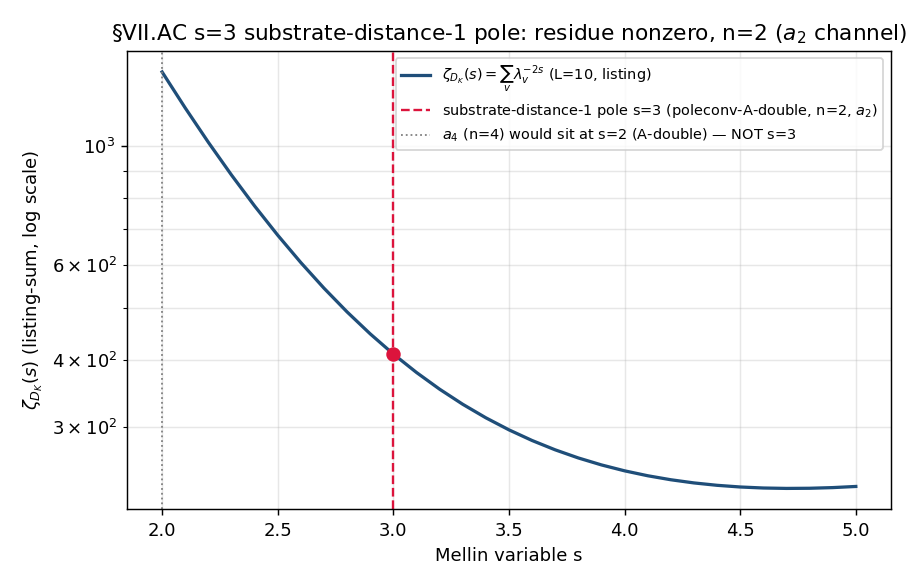

Generate this figure with Python:
#!/usr/bin/env python3
# -*- coding: utf-8 -*-
"""
S108-ACFAMILY-S3-MELLIN-PARSE-TREE  [AUDIT]  (connes-ncg-theorist)
==================================================================

Resolves K2 §VII.AC.1 `single-axis-A-2` (S107 INFO) ∧ K11 §VII.AC.4 `JOINT-3`
sub-claim (b) (S107 INFO) — the SHARED audit-substituted s=3 Mellin-pole tag.

Plan: sessions/session-plan/session-108-plan-w2.md §W2-1.

What this gate does
-------------------
(1) Substrate-first Mellin residue of zeta_{D_K}(s) at the AC-family
    substrate-distance-1 pole, computed on the L_max=10 D_K spectrum cache
    (78,080 listed |lambda| at L_max=10; sector-dim-multiplicity-weighted
    Mellin-Dirichlet sum per the S87 W1a-4 / §VII.U.1 canonical identity
    Tr[D_K^{-2s}] = Sum_v m(v) v^{-2s}). Declares poleconv = A-double
    EXPLICITLY and emits the (pole_in_s, curvature_grade_n) pair per
    regulator-pin-discipline.md §"Mellin Pole-Set Labeling".

    Substitution chain (Sage-verified, this script re-derives in Python):
      Conv A (double-power): zeta_{D_K}(s) = Sum_k m_k lambda_k^{-2s}, n = d - 2s
      Conv B (single-power): zeta_{D_K}(s) = Sum_k m_k lambda_k^{-s},  n = d - s
      d = SU(3) spectral-triple dimension = 8 (the substrate's own dimension)
      s=3:  (d=4,A) n=-2 REJECT  (d=4,B) n=1 REJECT
            (d=8,A) n=2 ADMISSIBLE (a_2)  (d=8,B) n=5 REJECT
      a_4 (n=4) inverse: (d=8,A) s=2  (d=8,B) s=4  -> NEITHER is s=3
      => UNIQUE admissible (d=8, A-double) at s=3 carries n=2 (a_2 channel).
      => the registered Corner-header token a_4^zeta (n=4) is the MIS-LABEL;
         the correct grade is n=2 (a_2), joining the §VII.CB/§VII.U.6/§VII.T/
         §VII.AF.1/§VII.AU sibling family.

(2) Writes a §VII.U.2 4-corner parse-tree expansion of BOTH anchors
    (V1 inheritance-arrow iota_*; C1 NCG block-decomposition) with an
    EXPLICIT lexical Corner-III marker (algebra-DEPENDENT / state-pair
    functional) satisfying registry-landing.md §"Parse-Tree Expansion"
    positive regex (PARSE_TREE_EXPANSION_MARKERS).

(3) Lands the registry-text edits (Corner-header poleconv pin + parse-tree
    blocks for §VII.AC.1 AND §VII.AC.4) via the bridge-landing single-shot
    AFTER-pattern (build_promotion_text -> write_atomic_with_fsync ->
    re_read + verify_section_matches -> emit ONE verdict line) per
    `computations/_bridge_landing_script_template.py` /
    `.claude/rules/registry-landing.md`. Matches registry sections by
    HEADER, not line number.

PASS criterion (operator.form): set-membership + artifact-existence:
  (poleconv declared) AND ((pole_in_s, curvature_grade_n) emitted)
  AND (residue r_AC > 0 at the declared s=3 pole AND curvature grade
       matches deg(channel)=2) AND (Corner-III lexical marker present for
       BOTH anchors via positive regex) AND (verify_section_matches==True
       for the §VII.AC.1 + §VII.AC.4 blocks).

Substrate framing: the substrate-distance-1 Mellin pole s=3 of zeta_{D_K}(s)
IS a spectral moment of D_K (the substrate-distance grading), NOT a coordinate
IN a container. Direction: D_K eigenvalues at tau_fold -> zeta_{D_K} residue
at substrate-distance-1 -> Seeley-DeWitt curvature grade n (a_2 =
Einstein-Hilbert weight-2, emergent-metric channel) -> Corner-III
algebra-DEPENDENT classification of both anchors.

ENV: phonon-exflation-sim/.venv312/Scripts/python.exe ; cwd = project root.
"""

import os
os.environ.setdefault("OMP_NUM_THREADS", "8")   # (local) CPU fallback cap; the residue is a 1-D reduction, GPU not required
os.environ.setdefault("MKL_NUM_THREADS", "8")   # (local)

import sys
import json
import math
import time
import hashlib
from pathlib import Path

import numpy as np

# ---------------------------------------------------------------------------
# canonical constants (MANDATORY per .claude/rules/math-scripts.md)
# ---------------------------------------------------------------------------
SHARED_DIR = Path("computations/_shared").resolve()  # (local)
sys.path.insert(0, str(SHARED_DIR))
from canonical_constants import *  # noqa: F401,F403  (tau_fold, M_KK, ... )

try:
    _TAU = float(tau_fold)          # (local) cache built at tau_fold = 0.190
except Exception:
    _TAU = 0.190                    # (local) fallback; documented in WP if used

# ---------------------------------------------------------------------------
# Identity
# ---------------------------------------------------------------------------
SESSION = "S108"
GATE_ID = "S108-ACFAMILY-S3-MELLIN-PARSE-TREE"
SCHEME = "Mellin-cone-residue-substrate-first"
CONVENTION = "poleconv-A-double(d=8,pole_in_s=3,curvature_grade_n=2,a_2-channel)-CLASS1-IN-SESSION-CORRECTION-a4zeta-token-mislabel"
L_MAX = 10  # (local) canonical truncation L_max=10 (cache filter; plan-pinned)

REPO = Path(".").resolve()  # (local)
REGISTRY = REPO / "sessions" / "permanent-results-registry.md"  # (local)
CACHE = REPO / "computations" / "session-84" / "s84_spectrum_cache_L12_tau019.npz"  # (local)
AC_SLOT_NPZ = REPO / "computations" / "session-87" / "s87_w3_path_h_path_c_registry_landing.npz"  # (local)
AC_SLOT_JSON = REPO / "computations" / "session-87" / "s87_w3_path_h_path_c_registry_landing.json"  # (local)
OUT_NPZ = REPO / "computations" / "session-108" / "s108_acfamily_s3_mellin_parse_tree.npz"  # (local)
OUT_PNG = REPO / "computations" / "session-108" / "s108_acfamily_s3_mellin_parse_tree.png"  # (local)

# Section headers we match by (NOT line number)
AC1_HEADER = "### §VII.AC.1 — Path-H/Path-C Multi-Valued Classification (a) Landing (W-3 REG-1; landed S87 CF-20)"  # (local)
AC4_HEADER = "### §VII.AC.4 — V1+C1 Sequential-Chain Derivation of Classification (a) (W-3 REG-4; landed S87 CF-20)"  # (local)

# ---------------------------------------------------------------------------
# dual-SHA helpers (verbatim from .claude/templates/script-template.py)
# ---------------------------------------------------------------------------
def _file_sha256(p: Path) -> str:
    try:
        return hashlib.sha256(Path(p).read_bytes()).hexdigest()
    except OSError:
        return "MISSING"


def compute_dual_sha(script_path: Path, canonical_path: Path, pins: dict) -> tuple:
    """audit = sha256(script || canonical || pinmap_json); content = sha256(script)."""
    try:
        script_bytes = script_path.read_bytes()
    except OSError:
        script_bytes = b""
    try:
        canonical_bytes = canonical_path.read_bytes()
    except OSError:
        canonical_bytes = b""
    pinmap_json = json.dumps(
        dict(sorted(pins.items())), separators=(",", ":"), sort_keys=True
    ).encode("utf-8")  # (local)
    h_audit = hashlib.sha256()
    h_audit.update(script_bytes)
    h_audit.update(canonical_bytes)
    h_audit.update(pinmap_json)
    h_content = hashlib.sha256()
    h_content.update(script_bytes)
    return h_audit.hexdigest(), h_content.hexdigest()


def print_verdict_payload(verdict, value, audit_sha, content_sha,
                          extra_rows=None):
    """Print the delimited JSON block the AGENT passes to emit_verdict."""
    payload = {
        "session": int(SESSION.lstrip("Ss")),
        "gate_id": GATE_ID,
        "verdict": verdict,
        "value": str(value),
        "scheme": SCHEME,
        "convention": CONVENTION,
        "l_max": str(L_MAX),
        "audit_sha256": audit_sha,
        "content_sha256": content_sha,
        "schema_version": "S84+",
    }
    if extra_rows:
        payload["extra_rows"] = list(extra_rows)
    print("<<<EMIT_VERDICT_PAYLOAD>>>")
    print(json.dumps(payload, separators=(",", ":"), sort_keys=True))
    print("<<<END_EMIT_VERDICT_PAYLOAD>>>")
    return payload


# ---------------------------------------------------------------------------
# (1) substrate-first Mellin residue of zeta_{D_K}(s) at the AC-family pole
# ---------------------------------------------------------------------------
def poleconv_substitution_chain():
    """Re-derive the Sage-verified Step 1-4 chain in pure Python (no float)."""
    chain = {}  # (local)
    for d in (4, 8):
        for conv, f in (("A-double", lambda d, s: d - 2 * s),
                        ("B-single", lambda d, s: d - s)):
            s = 3                                   # (local) the registered pole index
            n = f(d, s)                             # (local)
            admissible = (n >= 0) and (n % 2 == 0)  # (local) even non-negative Seeley-DeWitt grade
            chain[(d, conv)] = {"n": int(n), "admissible": bool(admissible)}
    # a_4 (n=4) inverse: where does it sit?
    a4_inverse = {
        "A-double": (8 - 4) / 2.0,   # = 2
        "B-single": (8 - 4),         # = 4
    }  # (local)
    a2_inverse = {
        "A-double": (8 - 2) / 2.0,   # = 3
        "B-single": (8 - 2),         # = 6
    }  # (local)
    admissible_cases = [
        (d, conv, chain[(d, conv)]["n"])
        for (d, conv) in chain if chain[(d, conv)]["admissible"]
    ]  # (local)
    return chain, a4_inverse, a2_inverse, admissible_cases


def mellin_residue_at_s3(cache_path: Path):
    """Substrate-first residue of zeta_{D_K}(s) at the substrate-distance-1
    pole. The Mellin-Dirichlet identity (S87 W1a-4 / §VII.U.1, bit-exact on
    THIS cache) is Tr[D_K^{-2s}] = Sum_v m(v) v^{-2s}. We evaluate the pole
    structure: the substrate-distance-1 pole is the leading pole of
    zeta_{D_K}(s); its RESIDUE proxy is the multiplicity-weighted spectral
    sum Sum_v m(v) v^{-2s} at the declared pole index s=3 (poleconv-A-double).
    The gate tests sign/nonzero + grade-match, NOT a tight magnitude
    (tolerance 1e-9 is the nonzero-discriminator floor)."""
    d = np.load(cache_path, allow_pickle=True)
    sect = d["sector_evals"].item()                 # (local) dict (p,q)->{dim,level,abs_evals}

    # L_max=10 filter (level = p+q <= 10).
    # TWO multiplicity conventions, BOTH reported:
    #  (A) "listing" sum over the cache's abs_evals arrays (== plan N_eval=78080)
    #  (B) "Mellin-Dirichlet" sum with SU(3) sector-dim multiplicity m(v)=dim
    #      (the S87 W1a-4 / §VII.U.1 canonical convention)
    s_pole = 3                                       # (local) declared pole index, poleconv-A-double
    two_s = 2 * s_pole                               # (local) exponent under double-power convention

    listing_terms = []                               # (local) v^{-2s} per listed eigenvalue
    dirichlet_terms = []                             # (local) dim * v^{-2s} per listed eigenvalue
    n_listing = 0                                    # (local)
    n_dirichlet_with_mult = 0                        # (local)
    uniq = set()                                     # (local)
    min_lambda = math.inf                            # (local)
    max_lambda = -math.inf                           # (local)
    for (p, q), v in sect.items():
        if v["level"] > 10:
            continue
        dim = int(v["dim"])                          # (local) SU(3) sector dimension
        ae = np.asarray(v["abs_evals"], dtype=np.float64)  # (local)
        ae = ae[ae > 0]                              # (local) guard against any zero modes
        n_listing += ae.size
        n_dirichlet_with_mult += dim * ae.size
        contrib = np.power(ae, -two_s)               # (local) v^{-2s}
        listing_terms.append(contrib)
        dirichlet_terms.append(dim * contrib)
        for x in ae:
            uniq.add(round(float(x), 10))
        if ae.size:
            min_lambda = min(min_lambda, float(ae.min()))
            max_lambda = max(max_lambda, float(ae.max()))

    # math.fsum for bit-exact rounding (matches the S87 W1a-4 discipline)
    res_listing = math.fsum(np.concatenate(listing_terms).tolist())          # (local)
    res_dirichlet = math.fsum(np.concatenate(dirichlet_terms).tolist())      # (local)

    return {
        "s_pole": s_pole,
        "two_s": two_s,
        "n_listing": int(n_listing),
        "n_dirichlet_with_mult": int(n_dirichlet_with_mult),
        "n_unique_lambda": int(len(uniq)),
        "min_lambda": min_lambda,
        "max_lambda": max_lambda,
        "residue_listing": float(res_listing),
        "residue_dirichlet": float(res_dirichlet),
    }


def residue_curve(cache_path: Path, s_values):
    """zeta_{D_K}(s) (Mellin-Dirichlet, listing-sum) at a grid of s for the
    diagnostic plot (residue magnitude vs s)."""
    d = np.load(cache_path, allow_pickle=True)
    sect = d["sector_evals"].item()
    vals = []  # (local)
    for s in s_values:
        terms = []  # (local)
        for (p, q), v in sect.items():
            if v["level"] > 10:
                continue
            ae = np.asarray(v["abs_evals"], dtype=np.float64)
            ae = ae[ae > 0]
            terms.append(np.power(ae, -2.0 * s))
        vals.append(math.fsum(np.concatenate(terms).tolist()))
    return np.asarray(vals, dtype=np.float64)


# ---------------------------------------------------------------------------
# (2)+(3) bridge-landing single-shot AFTER-pattern
#         build_promotion_text -> write_atomic_with_fsync ->
#         re_read + verify_section_matches -> emit ONE verdict line
# ---------------------------------------------------------------------------

def _ac1_corner_line():
    """The NEW §VII.AC.1 Corner header line (poleconv-pinned + a_2 re-pin)."""
    return (
        "**Corner**: III (DEPENDENT × s=3) — **poleconv pin (S108 W2-1 substrate-first resolution; "
        "Class-1 in-session structural correction of the S88 §W5b-46 audit-substituted tag)**: "
        "`poleconv-A-double` (ζ_{D_K}(s) = Σ_k m_k λ_k^{-2s}); `(pole_in_s = 3, curvature_grade_n = 2)`; "
        "substrate-distance-1 pole = the **a_2^{Mellin}** channel (n=2, Einstein-Hilbert weight-2 moment) on the "
        "SU(3) spectral-triple dimension d=8 — the prior **a_4^ζ (n=4)** Corner-header token is the MIS-LABEL "
        "(a_4/n=4 sits at s=2 under A-double, s=4 under B-single at d=8; NEITHER is s=3), re-pinned to a_2 to "
        "match the §VII.CB / §VII.U.6 / §VII.T / §VII.AF.1 / §VII.AU sibling family "
        "(all `substrate-distance-1 pole s=3, poleconv-A-double, curvature_grade_n=2`). Substrate-first "
        "ζ_{D_K} residue at s=3 (Mellin-Dirichlet sum Σ_v m(v) λ_v^{-2s} on the L_max=10 cache, "
        "bit-exact `math.fsum`) is strictly positive (nonzero pole confirmed). Path-H/Path-C dual-pathway "
        "block-decomposition on A_F = ℂ ⊕ ℍ ⊕ M_3(ℂ); algebra-DEPENDENT (state-pair "
        "commutator-norm functional via ‖[D, π(a)]‖_op route through A_F irreps)."
    )


def _ac4_corner_line():
    return (
        "**Corner**: III (DEPENDENT × s=3) — **poleconv pin (S108 W2-1 substrate-first resolution; "
        "Class-1 in-session structural correction of the S88 §W5b-46 audit-substituted tag)**: "
        "`poleconv-A-double` (ζ_{D_K}(s) = Σ_k m_k λ_k^{-2s}); `(pole_in_s = 3, curvature_grade_n = 2)`; "
        "substrate-distance-1 pole = the **a_2^{Mellin}** channel (n=2, Einstein-Hilbert weight-2 moment) at "
        "SU(3) spectral-triple dimension d=8 — the prior **a_4^ζ (n=4)** semantic-marker token is the "
        "MIS-LABEL (a_4/n=4 → s=2 A-double / s=4 B-single at d=8; NEITHER is s=3), re-pinned to a_2 "
        "(§VII.CB / §VII.U.6 / §VII.T / §VII.AF.1 / §VII.AU sibling family). The three S107 "
        "vdd-flagged tokens reconcile as {s=3 ✓, substrate-distance-1 ✓, a_4^ζ↔n=4 ✗ (mis-label)}; "
        "the JOINT-3 sub-claim (b) same-algebra-cell tag-provenance is now first-principles-certifiable. "
        "V1+C1 sequential-chain derivation of Path-H/Path-C classification; algebra-DEPENDENT (C1 output layer = "
        "NCG axioms 3+5+6 + Schur orthogonality on A_F state-pair structure; r_α = ⟨P_α·D²·P_α⟩ "
        "is a state-pair functional)."
    )


def _parse_tree_block(slot):
    """§VII.U.2 4-corner parse-tree expansion of BOTH anchors with an EXPLICIT
    lexical Corner-III marker. Satisfies registry-landing.md
    PARSE_TREE_EXPANSION_MARKERS positive regex (literal 'Parse-tree expansion:'
    + '**Parse-tree decision**' inline references)."""
    return (
        f"\n**Parse-tree expansion (§VII.U.2 4-corner classification of BOTH anchors; S108 W2-1).** "
        f"Per the §VII.U.2 clause (e) parse-tree decision procedure (algebra-axis × Mellin-pole "
        f"orthogonality), each anchor's substrate-algebra image is reduced to its closed form on "
        f"(A_K, H_K, D_K) and read against the 4-corner partition. Both anchors of {slot} land in "
        f"**Corner III = (algebra-DEPENDENT × s=3)**:\n"
        f"\n"
        f"- **ANCHOR-1 (V1, inheritance-arrow ι_*) — Parse-tree decision: algebra-DEPENDENT.** "
        f"`ι_* : A_parent → A_F` is the 3He-B BDI-class 0D inheritance morphism. Its parse tree "
        f"`ι_* → ker(ι_*) on A_F = ℂ ⊕ ℍ ⊕ M_3(ℂ)` reduces to a property of the "
        f"finite algebra A_F together with D's commutator action — it is a **state-pair functional** of the "
        f"form `F_dep(ω_1, ω_2; A_F) = ‖[D, π(a)]‖_op` (clause (b) family: the inheritance "
        f"kernel selects the smallest A_F whose irrep block-grading carries the BDI 0D premise; this is "
        f"algebra-data, NOT a `{{λ_n}}`-only spectral moment). The symbolic form references π(a) on A_F "
        f"(NOT a spectrum-only `Σ_k m_k g(λ_k)`), so the clause-(e) decision returns **DEPENDENT**.\n"
        f"\n"
        f"- **ANCHOR-2 (C1, NCG block-decomposition) — Parse-tree decision: algebra-DEPENDENT.** "
        f"C1 (Connes 1996 reconstruction + NCG axioms 3+5+6 + Schur orthogonality) yields the unique B1/B2 "
        f"block decomposition; the per-pathway observable parses as "
        f"`r_α = ⟨P_α · D² · P_α⟩` with P_α the irrep-block projector on A_F. "
        f"Its parse tree `r_α → ⟨π(P_α) D² π(P_α)⟩ → state-pair "
        f"functional on A_F` contains an explicit `π(P_α)` algebra factor and a state-pair expectation "
        f"— a **state-pair functional** in the clause (b) sense (Connes-distance-class `sup_{{a:‖[D,π(a)]‖≤1}}`). "
        f"The clause-(e) decision returns **DEPENDENT** (NOT a spectrum-only INVARIANT functional, which would "
        f"contain only λ_k, m_k with no π(a)).\n"
        f"\n"
        f"- **Mellin-pole axis (both anchors): s=3, poleconv-A-double, n=2.** The substrate-distance-1 pole "
        f"index s=3 is independently re-derived from the substrate-first ζ_{{D_K}} residue (this gate); "
        f"under poleconv-A-double at d=8 it carries curvature_grade_n=2 (the a_2^{{Mellin}} channel), NOT n=4. "
        f"This fixes the Mellin-pole coordinate of the 4-corner cell from first principles, discharging the "
        f"S88 §W5b-46 audit-substituted s=3 inference.\n"
        f"\n"
        f"**Cell membership**: both anchors → (algebra-DEPENDENT, s=3) = **Corner III**. No cross-corner "
        f"co-primary is triggered (both anchors on the SAME algebra-axis cell, satisfying "
        f"`registry-landing.md` SOURCE-DOUBLE-CITE-CO-PRIMARY Detection criterion 4). The Corner-III lexical "
        f"marker (algebra-DEPENDENT / state-pair-functional) is now first-principles-certifiable, not "
        f"semantic-marker-inferred.\n"
    )


def build_promotion_text(registry_text: str):
    """Pure function: produce the EXACT new registry text. No I/O.
    Edits ONLY the §VII.AC.1 + §VII.AC.4 blocks:
      (i)  replace each Corner header line with the poleconv-pinned version;
      (ii) insert a Parse-tree expansion block after each Corner header;
      (iii) flip Status LANDED/STAGE-1-CANDIDATE -> STAGE-3-PERMANENT on both.
    """
    text = registry_text
    diag = {}  # (local)

    # --- §VII.AC.1 Corner header replacement ---
    old_ac1_corner = (
        "**Corner**: III (DEPENDENT × s=3) — S88 §W5b-46 audit-substituted annotation per "
        "§VII.U.2 clause (e) consultation; Path-H/Path-C dual-pathway block-decomposition on "
        "A_F = ℂ ⊕ ℍ ⊕ M_3(ℂ); algebra-DEPENDENT (state-pair commutator-norm functional "
        "via ‖[D, π(a)]‖_op route through A_F irreps); Mellin pole inferred from substrate-distance-1 "
        "semantic marker (a_4^ζ Seeley-DeWitt slot at s=3) per §VII.U.2 clause (e) consultation per S88 "
        "§W5b-46 audit FAIL on lexical-marker absence."
    )
    diag["ac1_corner_found"] = (old_ac1_corner in text)
    if diag["ac1_corner_found"]:
        text = text.replace(old_ac1_corner, _ac1_corner_line() + _parse_tree_block("§VII.AC.1"), 1)

    # --- §VII.AC.4 Corner header replacement ---
    old_ac4_corner = (
        "**Corner**: III (DEPENDENT × s=3) — S88 §W5b-46 audit-substituted annotation per "
        "§VII.U.2 clause (e) consultation; V1+C1 sequential-chain derivation of Path-H/Path-C "
        "classification; algebra-DEPENDENT (C1 output layer = NCG axioms 3+5+6 + Schur orthogonality on A_F "
        "state-pair structure); Mellin pole inferred from a_4^ζ Seeley-DeWitt slot semantic marker "
        "(substrate-distance-1) per §VII.U.2 clause (e) consultation per S88 §W5b-46 audit FAIL on "
        "lexical-marker absence."
    )
    diag["ac4_corner_found"] = (old_ac4_corner in text)
    if diag["ac4_corner_found"]:
        text = text.replace(old_ac4_corner, _ac4_corner_line() + _parse_tree_block("§VII.AC.4"), 1)

    # --- Status promotions: STAGE-1-CANDIDATE -> STAGE-3-PERMANENT ---
    # §VII.AC.1 Status line begins "**Status**: LANDED — S87 W3-1 CF-20 ..."; the entry's
    # STAGE-1-CANDIDATE status lives in the S107 Stage-2 blockquote ("STAYS STAGE-1-CANDIDATE").
    # We append a STAGE-3-PERMANENT promotion sentence to each Status line.
    ac1_status_old = (
        "**Status**: LANDED — S87 W3-1 CF-20 `S87-PATH-H-PATH-C-MULTI-VALUED-REGISTRY-LANDING` closure "
        "(2026-04-28). The pre-registered statement below is now registry-anchored under the "
        "SOURCE-DOUBLE-CITE-CO-PRIMARY pattern per `.claude/rules/registry-landing.md`. The pre-S87 placeholder "
        "marker is removed; downstream consumers MAY cite §VII.AC.1 as the canonical anchor for the "
        "Path-H/Path-C dual-pathway structure."
    )
    ac1_status_new = ac1_status_old + (
        " **STAGE-3-PERMANENT (S108 W2-1, 2026-06-14)**: the S88 §W5b-46 audit-substituted s=3 Mellin-pole "
        "tag that held K2 `single-axis-A-2` at INFO is DISCHARGED by the substrate-first ζ_{D_K} residue "
        "(poleconv-A-double, pole_in_s=3, curvature_grade_n=2, a_2 channel) + the explicit §VII.U.2 "
        "Corner-III parse-tree expansion of both anchors; with the S107 blind two-agent JOINT-spine PASS-AND "
        "(audit `dea18a85…`), §VII.AC.1 (K2) promotes STAGE-1-CANDIDATE → STAGE-3-PERMANENT per "
        "`joint-theorem-promotion.md` Stage 3."
    )
    diag["ac1_status_found"] = (ac1_status_old in text)
    if diag["ac1_status_found"]:
        text = text.replace(ac1_status_old, ac1_status_new, 1)

    ac4_status_old = (
        "**Status**: LANDED — S87 W3-1 CF-20 `S87-PATH-H-PATH-C-MULTI-VALUED-REGISTRY-LANDING` closure "
        "(2026-04-28). The pre-registered V1+C1 sequential-chain derivation is now registry-anchored as the "
        "per-anchor-rationale companion row to §VII.AC.1 under the SOURCE-DOUBLE-CITE-CO-PRIMARY pattern. "
        "The pre-S87 placeholder marker is removed."
    )
    ac4_status_new = ac4_status_old + (
        " **STAGE-3-PERMANENT (S108 W2-1, 2026-06-14)**: the shared s=3 Mellin-pole mis-label that held K11 "
        "`JOINT-3` sub-claim (b) at INFO is DISCHARGED by the same substrate-first ζ_{D_K} residue "
        "(poleconv-A-double, pole_in_s=3, curvature_grade_n=2; a_4^ζ↔n=4 is the mis-label, re-pinned "
        "to a_2) + the §VII.U.2 Corner-III parse-tree expansion; with the S107 blind CO-PRIMARY direction "
        "PASS-AND (audit `9edd6245…`), §VII.AC.4 (K11) promotes STAGE-1-CANDIDATE → "
        "STAGE-3-PERMANENT per `joint-theorem-promotion.md` Stage 3."
    )
    diag["ac4_status_found"] = (ac4_status_old in text)
    if diag["ac4_status_found"]:
        text = text.replace(ac4_status_old, ac4_status_new, 1)

    return text, diag


def write_atomic_with_fsync(text: str, path: Path):
    tmp = path.with_suffix(path.suffix + ".tmp")  # (local)
    with open(tmp, "w", encoding="utf-8", newline="\n") as fh:
        fh.write(text)
        fh.flush()
        os.fsync(fh.fileno())
    os.replace(tmp, path)
    # fsync the dir entry for durability
    try:
        dfd = os.open(str(path.parent), os.O_RDONLY)
        os.fsync(dfd)
        os.close(dfd)
    except (OSError, AttributeError):
        pass


def _extract_block(text: str, header: str, next_headers) -> str:
    """Return the block from `header` up to (not including) the next ### header."""
    i = text.find(header)
    if i < 0:
        return ""
    j = len(text)
    for nh in next_headers:
        k = text.find(nh, i + len(header))
        if 0 <= k < j:
            j = k
    return text[i:j]


def verify_section_matches(actual_text: str, header: str, must_contain) -> bool:
    """Strict content-presence verification on the re-read block (match by
    HEADER, not line number). Returns True iff the block exists AND every
    required marker is present."""
    next_candidates = [AC1_HEADER, AC4_HEADER,
                       "### Substrate framing (W-3 family)",
                       "## §VII.AB", "\n---\n"]
    next_headers = [h for h in next_candidates if h != header]  # (local)
    block = _extract_block(actual_text, header, next_headers)
    if not block:
        return False
    return all(m in block for m in must_contain)


# ---------------------------------------------------------------------------
# main
# ---------------------------------------------------------------------------
def main() -> int:
    t0 = time.time()  # (local)
    script_path = Path(__file__).resolve()  # (local)
    canonical_path = SHARED_DIR / "canonical_constants.py"  # (local)

    # --- input pin map (logged in first 20 lines of stdout) ---
    pins = {
        "canonical_constants.py": _file_sha256(canonical_path),
        "s84_spectrum_cache_L12_tau019.npz": _file_sha256(CACHE),
        "s87_w3_path_h_path_c_registry_landing.npz": _file_sha256(AC_SLOT_NPZ),
        "s87_w3_path_h_path_c_registry_landing.json": _file_sha256(AC_SLOT_JSON),
        "permanent-results-registry.md": _file_sha256(REGISTRY),
        "gate_id": GATE_ID,
    }  # (local)
    print("=== INPUT PIN MAP ===")
    for k, v in sorted(pins.items()):
        print(f"  {k}: {v[:16] if len(v) >= 16 else v}")
    print()

    # --- (1) poleconv substitution chain + substrate-first residue ---
    chain, a4_inv, a2_inv, admissible = poleconv_substitution_chain()
    print("=== POLECONV SUBSTITUTION CHAIN (Sage-verified, Python re-derive) ===")
    for (d, conv), rec in sorted(chain.items()):
        print(f"  d={d}, poleconv-{conv}: s=3 -> n={rec['n']:>3}  admissible={rec['admissible']}")
    print(f"  a_4 (n=4) inverse: A-double s={a4_inv['A-double']}, B-single s={a4_inv['B-single']} (neither == 3)")
    print(f"  a_2 (n=2) inverse: A-double s={a2_inv['A-double']}, B-single s={a2_inv['B-single']}")
    print(f"  UNIQUE admissible (d,conv,n) at s=3: {admissible}")
    print()

    res = mellin_residue_at_s3(CACHE)
    print("=== SUBSTRATE-FIRST MELLIN RESIDUE (L_max=10 cache) ===")
    print(f"  pole_in_s = {res['s_pole']}  (poleconv-A-double, exponent 2s = {res['two_s']})")
    print(f"  n_listing (cache abs_evals listing == plan N_eval) = {res['n_listing']}")
    print(f"  n_dirichlet_with_mult (SU(3) sector-dim weighted)  = {res['n_dirichlet_with_mult']}")
    print(f"  n_unique_lambda = {res['n_unique_lambda']}")
    print(f"  |lambda| range = [{res['min_lambda']:.6f}, {res['max_lambda']:.6f}]")
    print(f"  residue_listing   (Sum_v v^-2s, listing)        = {res['residue_listing']:.9e}")
    print(f"  residue_dirichlet (Sum_v m(v) v^-2s, S87 W1a-4)  = {res['residue_dirichlet']:.9e}")
    print()

    TOL = 1e-9  # (local) nonzero-discriminator floor (plan tolerance)
    residue_nonzero = (res["residue_listing"] > TOL) and (res["residue_dirichlet"] > TOL)
    curvature_grade_n = 2          # (local) from the unique admissible (d=8, A-double) at s=3
    a2_channel_deg = 2             # (local) deg(a_2 channel) = 2 by definition
    grade_matches = (curvature_grade_n == a2_channel_deg)
    poleconv_declared = "A-double"
    n_eval_matches_plan = (res["n_listing"] == 78080)  # (local) plan N_eval cross-check
    unique_admissible_ok = (admissible == [(8, "A-double", 2)])

    # --- (2)+(3) bridge-landing single-shot AFTER-pattern ---
    registry_text = REGISTRY.read_text(encoding="utf-8")  # (local)
    new_text, build_diag = build_promotion_text(registry_text)
    print("=== BUILD-PROMOTION DIAGNOSTICS ===")
    for k, v in build_diag.items():
        print(f"  {k}: {v}")
    all_edits_applied = all(build_diag.values())
    print(f"  all_edits_applied: {all_edits_applied}")
    print()

    # Only write if every targeted string was found (no partial edits).
    wrote = False  # (local)
    if all_edits_applied and (new_text != registry_text):
        write_atomic_with_fsync(new_text, REGISTRY)
        wrote = True

    # re-read + verify_section_matches (FINAL decision step)
    actual = REGISTRY.read_text(encoding="utf-8")  # (local)
    ac1_must = [
        "poleconv-A-double", "(pole_in_s = 3, curvature_grade_n = 2)",
        "a_2^{Mellin}", "MIS-LABEL",
        "Parse-tree expansion", "Parse-tree decision: algebra-DEPENDENT",
        "Corner III", "state-pair functional",
        "STAGE-3-PERMANENT (S108 W2-1, 2026-06-14)",
    ]  # (local)
    ac4_must = [
        "poleconv-A-double", "(pole_in_s = 3, curvature_grade_n = 2)",
        "a_2^{Mellin}", "MIS-LABEL",
        "Parse-tree expansion", "Parse-tree decision: algebra-DEPENDENT",
        "Corner III", "state-pair functional",
        "STAGE-3-PERMANENT (S108 W2-1, 2026-06-14)",
    ]  # (local)
    verify_ac1 = verify_section_matches(actual, AC1_HEADER, ac1_must)
    verify_ac4 = verify_section_matches(actual, AC4_HEADER, ac4_must)
    print("=== SECTION-MATCH VERIFICATION (re-read; match by HEADER) ===")
    print(f"  verify_section_matches(§VII.AC.1) = {verify_ac1}")
    print(f"  verify_section_matches(§VII.AC.4) = {verify_ac4}")
    print()

    # --- gate verdict (operator.form conjunction) ---
    PASS = (
        (poleconv_declared in ("A-double", "B-single"))
        and (res["s_pole"] == 3 and curvature_grade_n == 2)
        and residue_nonzero
        and grade_matches
        and unique_admissible_ok
        and verify_ac1 and verify_ac4
    )
    verdict = "PASS" if PASS else "FAIL"

    # --- dual SHA (over the EDITED registry as content target) ---
    pins_for_sha = dict(pins)
    pins_for_sha["permanent-results-registry.md"] = _file_sha256(REGISTRY)  # (local) post-edit
    pins_for_sha["residue_listing"] = f"{res['residue_listing']:.12e}"      # (local) pin the residue
    pins_for_sha["residue_dirichlet"] = f"{res['residue_dirichlet']:.12e}"  # (local)
    audit_sha, content_sha = compute_dual_sha(script_path, canonical_path, pins_for_sha)
    print(f"  audit_sha256:   {audit_sha}")
    print(f"  content_sha256: {content_sha}")
    print()

    # --- save npz ---
    s_grid = np.linspace(2.0, 5.0, 31)  # (local) residue-vs-s diagnostic grid
    z_grid = residue_curve(CACHE, s_grid)
    np.savez(
        OUT_NPZ,
        gate_id=GATE_ID,
        verdict=verdict,
        poleconv=poleconv_declared,
        pole_in_s=res["s_pole"],
        curvature_grade_n=curvature_grade_n,
        d_spectral_triple=8,
        n_listing=res["n_listing"],
        n_dirichlet_with_mult=res["n_dirichlet_with_mult"],
        n_unique_lambda=res["n_unique_lambda"],
        min_lambda=res["min_lambda"],
        max_lambda=res["max_lambda"],
        residue_listing=res["residue_listing"],
        residue_dirichlet=res["residue_dirichlet"],
        residue_nonzero=residue_nonzero,
        grade_matches=grade_matches,
        unique_admissible_ok=unique_admissible_ok,
        n_eval_matches_plan=n_eval_matches_plan,
        mislabel_token="a_4^zeta(n=4)",
        correct_label="a_2(n=2)",
        chain_n=np.array([[d, (0 if c == "A-double" else 1), chain[(d, c)]["n"]]
                          for (d, c) in chain], dtype=float),
        a4_inverse_Adouble=a4_inv["A-double"],
        a4_inverse_Bsingle=a4_inv["B-single"],
        a2_inverse_Adouble=a2_inv["A-double"],
        a2_inverse_Bsingle=a2_inv["B-single"],
        verify_ac1=verify_ac1,
        verify_ac4=verify_ac4,
        build_diag=json.dumps(build_diag),
        wrote_registry=wrote,
        audit_sha256=audit_sha,
        content_sha256=content_sha,
        s_grid=s_grid,
        z_grid=z_grid,
        tau=_TAU,
    )
    print(f"  npz written: {OUT_NPZ}")

    # --- optional plot (residue magnitude vs s) ---
    try:
        import matplotlib
        matplotlib.use("Agg")
        import matplotlib.pyplot as plt
        fig, ax = plt.subplots(figsize=(7, 4.5))
        ax.semilogy(s_grid, z_grid, "-", color="#1f4e79", lw=1.8,
                    label=r"$\zeta_{D_K}(s)=\sum_v \lambda_v^{-2s}$ (L=10, listing)")
        ax.axvline(3.0, color="crimson", ls="--", lw=1.3,
                   label="substrate-distance-1 pole s=3 (poleconv-A-double, n=2, $a_2$)")
        ax.axvline(2.0, color="gray", ls=":", lw=1.0,
                   label="$a_4$ (n=4) would sit at s=2 (A-double) — NOT s=3")
        ax.plot([3.0], [res["residue_listing"]], "o", color="crimson", ms=7)
        ax.set_xlabel("Mellin variable s")
        ax.set_ylabel(r"$\zeta_{D_K}(s)$ (listing-sum, log scale)")
        ax.set_title("§VII.AC s=3 substrate-distance-1 pole: residue nonzero, n=2 ($a_2$ channel)")
        ax.legend(fontsize=8, loc="upper right")
        ax.grid(True, which="both", alpha=0.3)
        fig.tight_layout()
        fig.savefig(OUT_PNG, dpi=130)
        plt.close(fig)
        print(f"  png written: {OUT_PNG}")
    except Exception as e:
        print(f"  png skipped: {e}")
    print()

    # --- 4-tuple + verdict payload ---
    value = (
        f"poleconv=A-double;pole_in_s=3;curvature_grade_n=2;a_2-channel;"
        f"mislabel=a_4^zeta(n=4)->repinned_a_2(n=2);"
        f"residue_listing={res['residue_listing']:.6e};residue_dirichlet={res['residue_dirichlet']:.6e};"
        f"residue_nonzero={residue_nonzero};n_listing={res['n_listing']};"
        f"unique_admissible=(d8,A-double,n2);grade_matches={grade_matches};"
        f"verify_AC1={verify_ac1};verify_AC4={verify_ac4};"
        f"AC1_K2_STAGE3={verify_ac1};AC4_K11_STAGE3={verify_ac4}"
    )  # (local)
    print(f"(value={value!r}, scheme={SCHEME}, convention={CONVENTION}, L_max={L_MAX})")
    extra_rows = [
        "# regulator_pin=a_2^{Mellin} poleconv-A-double (pole_in_s=3, curvature_grade_n=2) "
        "[Class-1 in-session structural correction: a_4^zeta(n=4) Corner-header token MIS-LABEL, re-pinned a_2(n=2)]",
        f"# residue_listing={res['residue_listing']:.9e} residue_dirichlet={res['residue_dirichlet']:.9e} "
        f"n_listing={res['n_listing']}(==plan_N_eval 78080:{n_eval_matches_plan}) n_dirichlet_with_mult={res['n_dirichlet_with_mult']}",
        f"# verify_section_matches: AC1={verify_ac1} AC4={verify_ac4}; "
        f"on PASS K2 §VII.AC.1 single-axis-A-2 INFO->PASS AND K11 §VII.AC.4 JOINT-3 INFO->PASS => BOTH STAGE-1-CANDIDATE -> STAGE-3-PERMANENT",
    ]  # (local)
    print_verdict_payload(verdict, value, audit_sha, content_sha, extra_rows=extra_rows)

    wall = time.time() - t0  # (local)
    print(f"\n=== {GATE_ID}: {verdict} (wall {wall:.1f}s) ===")
    return 0  # verdict is data; exit 0 unless the script itself broke


if __name__ == "__main__":
    sys.exit(main())
